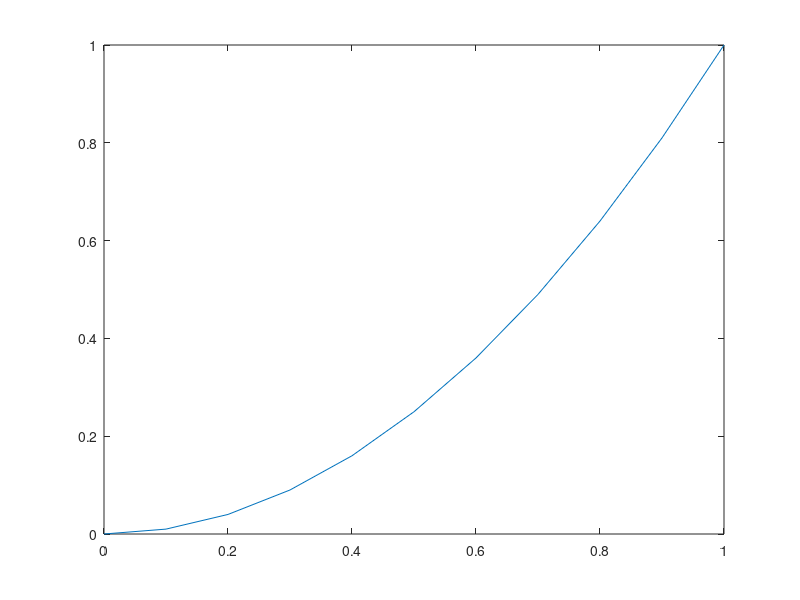

The MATLAB source for this figure:
function data = csv_plot()
  #this statement creates a file ID that is required for the fscanf function
  #to open the file and get the data
  fid = fopen('testData.csv','r');
  #This reads the 2 columns from the file and adds it to a variable
  #named file as a matrix
  file = fscanf(fid,'%f %f',[2 11]);
  #this transposes the data in the matrix and stores it in a matrix called data
  data = file'
  #this gets all the values in the first column of data and creates an array
  #named x with it.
  x = data(:,1);
  #this does the same thing but uses the second column and for the y values
  y = data(:,2);
  #creates and prints the plot.
  plot(x,y);
  endfunction;

